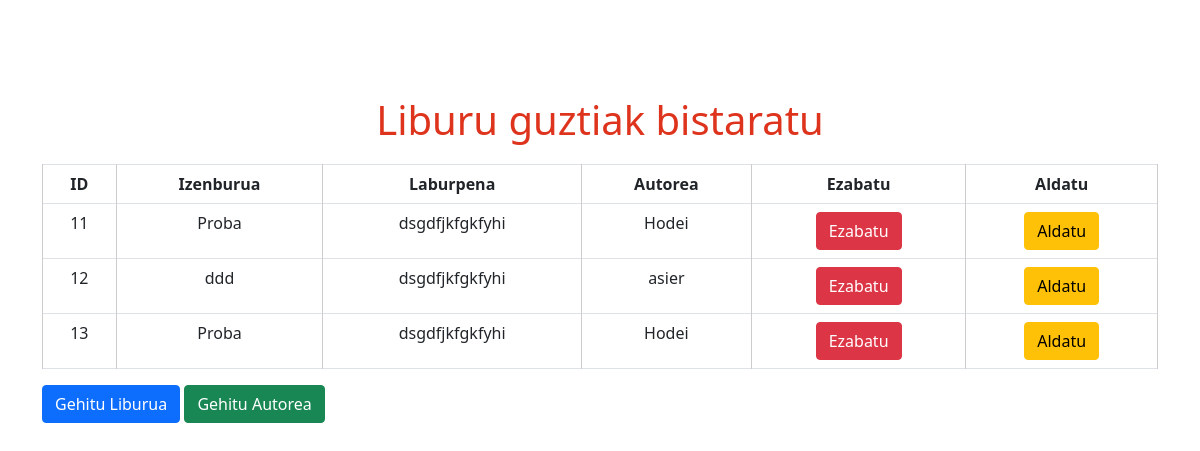
Before: / with the older database file.
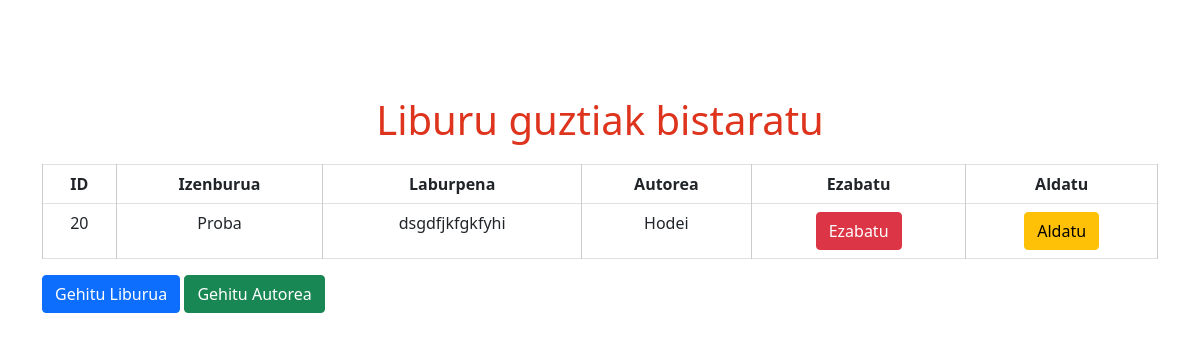
After: the same page with the newer database file.
### liburutegia/models.py (models this page shows, shortened)
class Liburua(models.Model):
    izenburua = models.CharField(max_length=100)
    laburpena = models.CharField(max_length=100)
    noizSortua = models.DateTimeField(auto_now_add=True)
    autorea = models.ForeignKey(Autoreak, on_delete=models.CASCADE)

class Autoreak(models.Model):
    izena = models.CharField(max_length=100)
    nanZenbakia = models.CharField(max_length=100)
    jaiotzaData = models.DateTimeField(auto_now_add=True)

### liburutegia/views.py (the view)
# urls.py: path('',views.index, name='index'),
def index (request):
    liburuak = Liburua.objects.all
    return render(request,'index.html', {'liburua':liburuak})

### liburutegia/templates/index.html
{% extends 'base.html' %}
{% block content %}
    <div class="container mt-5">
        <h1 class="text-center">Liburu guztiak bistaratu</h1>
    </div>
    <div class="container mt-3">
        <table class="table table-bordered">
            <thead>
                <tr>
                    <th>ID</th>
                    <th>Izenburua</th>
                    <th>Laburpena</th>
                    <th>Autorea</th>
                    <th>Ezabatu</th>
                    <th>Aldatu</th>
                </tr>
            </thead>
            <tbody>
                {% for liburu in liburua %}
                <tr>
                    <td>{{ liburu.id }}</td>
                    <td>{{ liburu.izenburua }}</td>
                    <td>{{ liburu.laburpena }}</td>
                    <td>{{ liburu.autorea.izena }}</td>
                    <td><a href="/ezabatu_liburua/{{ liburu.id }}" class="btn btn-danger">Ezabatu</a></td>
                    <td><a href="/aldatu/{{ liburu.id }}" class="btn btn-warning">Aldatu</a></td>
                </tr>
                {% endfor %}
            </tbody>
        </table>
    </div>
    <div class="container mt-3">
        <a href='/add' class="btn btn-primary">Gehitu Liburua</a>
        <a href='/add_autore' class="btn btn-success">Gehitu Autorea</a>
    </div>
{% endblock content %}

### liburutegia/templates/base.html (shortened to what this page needs)
{% load static %}
<html>
<head>
    <link rel="stylesheet" href='{% static "css/liburutegia.css" %}'>
<link href="https://cdn.jsdelivr.net/npm/bootstrap@5.0.2/dist/css/bootstrap.min.css" rel="stylesheet">
</head>
<body>
    <br><br>
    {% block content %}
    {% endblock %}
</body>
</html>

### liburutegia/static/css/liburutegia.css (style rules this page uses)
h1 { text-align: center; font-size: 24px; margin: 20px 0; color: #DE341D; }
table { width: 80%; margin: 0 auto; border-collapse: collapse; margin-top: 20px; }
table td, table th { padding: 10px; border: 1px solid #ccc; text-align: center; }
table a { color: red; text-decoration: none; font-weight: bold; }

Changed rows visible on the page:
removed Liburua: id "11", izenburua "Proba", laburpena "dsgdfjkfgkfyhi", autorea.izena "Hodei"
removed Liburua: id "12", izenburua "ddd", laburpena "dsgdfjkfgkfyhi", autorea.izena "asier"
removed Liburua: id "13", izenburua "Proba", laburpena "dsgdfjkfgkfyhi", autorea.izena "Hodei"
added Liburua: id "20", izenburua "Proba", laburpena "dsgdfjkfgkfyhi", autorea.izena "Hodei"
